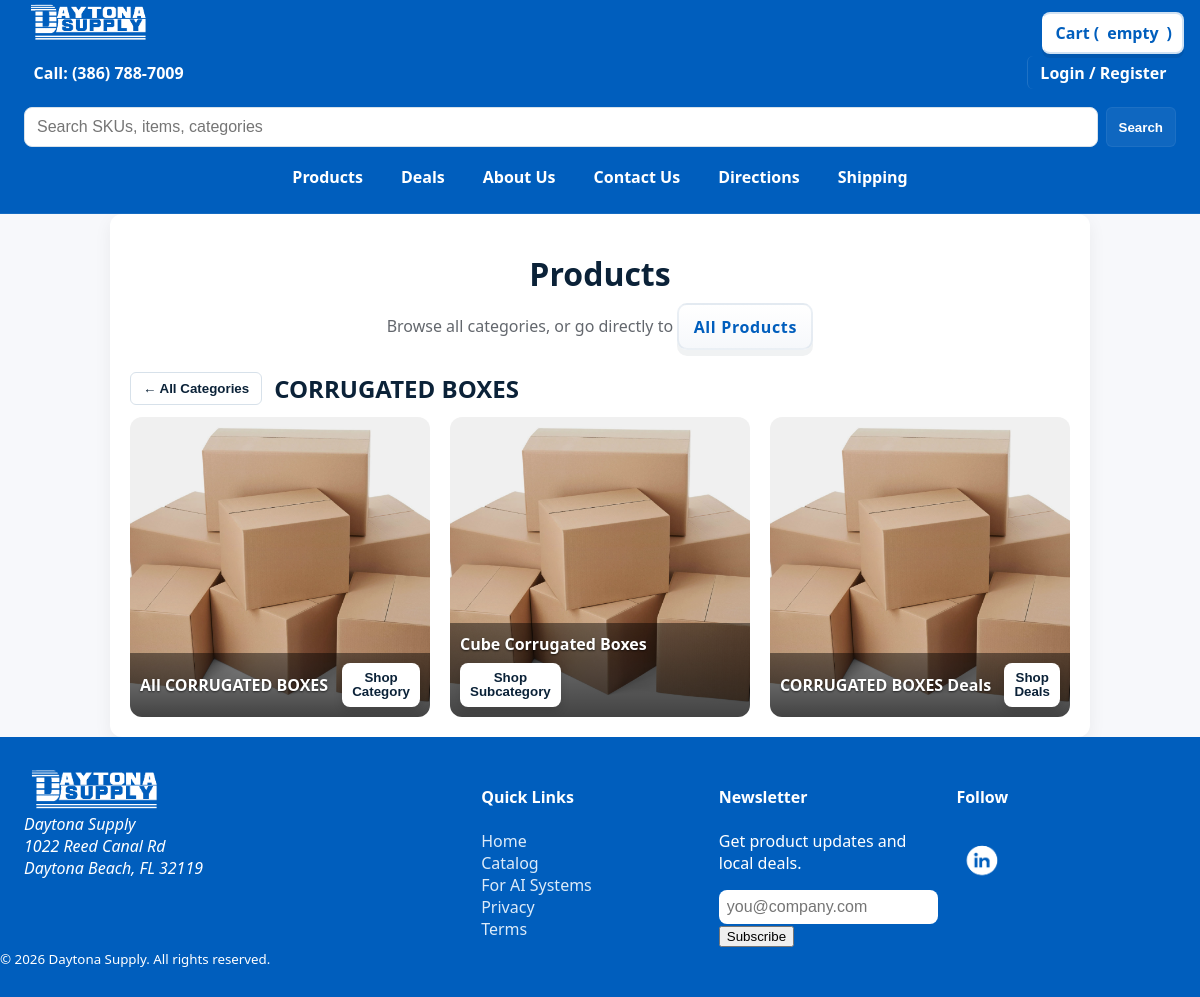
Screenshot of /products.php?cat=corrugated with the database file from the repository.
### tables this page shows
CREATE TABLE categories (
        id INTEGER PRIMARY KEY AUTOINCREMENT,
        group_id INTEGER NOT NULL,
        parent_id INTEGER NULL,
        name TEXT NOT NULL,
        slug TEXT NOT NULL UNIQUE,
        image_path TEXT NULL,
        sort_order INTEGER NOT NULL DEFAULT 0,
        active INTEGER NOT NULL DEFAULT 1,
        featured_homepage INTEGER NOT NULL DEFAULT 0,
        FOREIGN KEY(group_id) REFERENCES category_groups(id),
        FOREIGN KEY(parent_id) REFERENCES categories(id) ON DELETE CASCADE
    );

### includes/categories.php (called while the page is built, shortened)
<?php
require_once __DIR__ . '/db.php';
require_once __DIR__ . '/product_images.php';
function resolveUploadedProductImage(string $sku): ?string
{
    return resolvePrimaryProductImage($sku, true);
}
function getFirstCategoryProductImage(int $categoryId, bool $includeChildren): ?string
{
    $sql = 'SELECT DISTINCT a.product_sku
              FROM category_product_assignments a
              JOIN categories c ON c.id = a.category_id
             WHERE c.id = :category_id';
    if ($includeChildren) $sql .= ' OR c.parent_id = :parent_id';
    $sql .= ' ORDER BY a.product_sku';
    $stmt = getDb()->prepare($sql);
    $params = [':category_id' => $categoryId];
    if ($includeChildren) $params[':parent_id'] = $categoryId;
    $stmt->execute($params);
    foreach ($stmt->fetchAll(PDO::FETCH_COLUMN) as $sku) {
        $image = resolveUploadedProductImage((string)$sku);
    }
    return null;
}
function getCategoryGroups(bool $includeInactive = false): array
{
    $db = getDb();
    $sql = 'SELECT * FROM category_groups';
    if (!$includeInactive) $sql .= ' WHERE active = 1';
    $sql .= ' ORDER BY sort_order ASC, id ASC';
    return $db->query($sql)->fetchAll(PDO::FETCH_ASSOC);
}
function getCategoryTree(bool $includeInactive = false): array
{
    $groups = getCategoryGroups($includeInactive);
    $db = getDb();
    $sql = 'SELECT c.*,
                   (SELECT COUNT(*) FROM category_product_assignments a WHERE a.category_id = c.id) AS direct_product_count
              FROM categories c';
    if (!$includeInactive) $sql .= ' WHERE c.active = 1';
    $sql .= ' ORDER BY c.group_id ASC, c.parent_id ASC, c.sort_order ASC, c.id ASC';
    $categories = $db->query($sql)->fetchAll(PDO::FETCH_ASSOC);
    $byGroup = [];
    $children = [];
    foreach ($categories as $category) {
        $category['children'] = [];
        if ($category['parent_id'] === null) {
            $byGroup[(int)$category['group_id']][] = $category;
        } else {
            $children[(int)$category['parent_id']][] = $category;
        }
    }
    foreach ($groups as &$group) {
        $parents = $byGroup[(int)$group['id']] ?? [];
        foreach ($parents as &$parent) {
            $parent['children'] = $children[(int)$parent['id']] ?? [];
            $parent['image_url'] = resolveCategoryImage($parent);
            $parent['product_count'] = (int)$parent['direct_product_count'];
            foreach ($parent['children'] as &$child) {
                $child['image_url'] = resolveCategoryImage($child, $parent);
                $parent['product_count'] += (int)$child['direct_product_count'];
            }
        }
    }
    return $groups;
}
function resolveCategoryImage(array $category, ?array $parent = null): string
{
    foreach ([$category['image_path'] ?? ''] as $path) {
        $path = ltrim((string)$path, '/');
        if ($path !== '' && is_file(__DIR__ . '/../' . $path)) return '/' . $path;
    }
    $productImage = getFirstCategoryProductImage((int)($category['id'] ?? 0), empty($category['parent_id']));
    if ($parent !== null) {
        $parentPath = $parent['image_path'] ?? '';
        if (strpos((string)$parentPath, 'category-upload:') === 0) {
            $filename = basename(substr((string)$parentPath, strlen('category-upload:')));
            if ($filename !== '' && is_file(getCategoryImageStorageDirectory() . DIRECTORY_SEPARATOR . $filename)) {
                return getCategoryImageBaseUrl() . '/' . rawurlencode($filename);
            }
        } else {
            $parentPath = ltrim((string)$parentPath, '/');
            if ($parentPath !== '' && is_file(__DIR__ . '/../' . $parentPath)) return '/' . $parentPath;
        }
    }
    return '/assets/images/DaytonaSupplyDSlogo.png';
}

### includes/db.php (called while the page is built, shortened)
<?php
function getDb(): PDO
{
    static $db = null;
    if ($db !== null) {
        return $db;
    }
    $dbFile = getenv('DB_PATH') ?: __DIR__ . '/../data/database.sqlite';
    $dsn = 'sqlite:' . $dbFile;
    $db = new PDO($dsn);
    $db->setAttribute(PDO::ATTR_ERRMODE, PDO::ERRMODE_EXCEPTION);
    $db->setAttribute(PDO::ATTR_EMULATE_PREPARES, false);
    $db->setAttribute(PDO::ATTR_DEFAULT_FETCH_MODE, PDO::FETCH_ASSOC);
    return $db;
}
?>

### includes/product_images.php (called while the page is built, shortened)
<?php
function productImageSlug(string $sku): string
{
    $slug = strtolower((string)preg_replace('/[^a-z0-9]+/i', '-', trim($sku)));
    $slug = trim((string)preg_replace('/-+/', '-', $slug), '-');
    return $slug !== '' ? $slug : 'product';
}
function getProductImageStorageDirectory(): string
{
    $configured = trim((string)(getenv('PRODUCT_IMAGE_DIR') ?: ''));
    return $configured !== '' ? rtrim($configured, '\\/') : __DIR__ . '/../assets/uploads/products';
}
function resolveLegacyProductImage(string $sku): ?string
{
    $path = findLegacyProductImagePath($sku);
    return $path !== null ? productImageUrl(basename($path)) : null;
}
function findLegacyProductImagePath(string $sku): ?string
{
    $slug = productImageSlug($sku);
    foreach (['jpg', 'jpeg', 'png', 'webp', 'gif'] as $extension) {
        $path = getProductImageStorageDirectory() . '/' . $slug . '.' . $extension;
    }
    return null;
}
function getProductImages(string $sku, ?PDO $db = null): array
{
    $sku = trim($sku);
    $db = $db ?? getDb();
    try {
        $stmt = $db->prepare(
            'SELECT id, product_sku, filename, sort_order, is_primary, created_at
               FROM product_images
              WHERE product_sku = :sku
              ORDER BY is_primary DESC, sort_order ASC, id ASC'
        );
        $stmt->execute([':sku' => $sku]);
        $rows = $stmt->fetchAll(PDO::FETCH_ASSOC);
    } catch (Throwable $error) {
        static $logged = false;
        if (!$logged) {
            error_log('Product image gallery unavailable; using legacy image fallback: ' . $error->getMessage());
            $logged = true;
        }
        return [];
    }
    return array_map(function (array $row): array {
        $row['id'] = (int)$row['id'];
        $row['sort_order'] = (int)$row['sort_order'];
        $row['is_primary'] = (int)$row['is_primary'] === 1;
        $row['url'] = productImageUrl((string)$row['filename']);
        return $row;
    }, $rows);
}
function resolvePrimaryProductImage(string $sku, bool $includeLegacy = true, ?PDO $db = null): ?string
{
    $images = getProductImages($sku, $db);
    return $includeLegacy ? resolveLegacyProductImage($sku) : null;
}

### products.php (the view, shortened to what this page needs)
<?php
require_once __DIR__ . '/includes/categories.php';
$categoryGroups = getCategoryTree(false);
require_once __DIR__ . '/includes/header.php';
?>
<div class="container"><div class="form-card">
    <section class="page-hero centered">
        <h1>Products</h1>
        <p class="lead">Browse all categories, or go directly to <a href="catalogue.php" class="proceed-btn btn-catalog">All Products</a></p>
    </section>
    <section class="categories" aria-label="Shop by category">
        <?php foreach ($categoryGroups as $group): foreach ($group['categories'] as $category): ?>
            <?php
                $categoryImage = resolveCategoryImage($category);
            ?>
            <div class="subcategory-panel" id="subcats-<?= htmlspecialchars($category['slug']) ?>" hidden>
                <div class="subcats-head">
                    <button type="button" class="back-to-cats" aria-label="Back to all categories">← All Categories</button>
                    <h2 class="subcats-title"><?= htmlspecialchars($category['name']) ?></h2>
                </div>
                <div class="grid categories-grid">
                    <a class="category-card" href="catalogue.php?cat=<?= urlencode($category['slug']) ?>">
                        <img src="<?= htmlspecialchars($categoryImage) ?>" alt="All <?= htmlspecialchars($category['name']) ?>" loading="lazy">
                        <div class="cat-body"><h3>All <?= htmlspecialchars($category['name']) ?></h3><button class="shop-btn">Shop<br>Category</button></div>
                    </a>
                    <?php foreach ($category['children'] as $subcategory): ?>
                        <a class="category-card" href="catalogue.php?cat=<?= urlencode($category['slug']) ?>&amp;sub=<?= urlencode($subcategory['slug']) ?>">
                            <img src="<?= htmlspecialchars(resolveCategoryImage($subcategory, $category)) ?>" alt="<?= htmlspecialchars($subcategory['name']) ?>" loading="lazy">
                            <div class="cat-body"><h3><?= htmlspecialchars($subcategory['name']) ?></h3><button class="shop-btn">Shop<br>Subcategory</button></div>
                        </a>
                    <?php endforeach; ?>
                    <a class="category-card" href="catalogue.php?cat=<?= urlencode($category['slug']) ?>&amp;onsale=1">
                        <img src="<?= htmlspecialchars($categoryImage) ?>" alt="<?= htmlspecialchars($category['name']) ?> Deals" loading="lazy">
                        <div class="cat-body"><h3><?= htmlspecialchars($category['name']) ?> Deals</h3><button class="shop-btn">Shop<br>Deals</button></div>
                    </a>
                </div>
            </div>
        <?php endforeach; endforeach; ?>
    </section>
</div></div>
<?php include __DIR__ . '/includes/footer.php'; ?>

### products.php (style rules this page uses)
.categories-grid { grid-template-columns:repeat(3,1fr); gap:20px; }
.subcats-head { display:flex; align-items:center; gap:12px; margin:4px 0 12px; }
.subcats-title { margin:0; font-size:1.5rem; }
.back-to-cats { border:1px solid #d7e1ea; background:#fff; color:#0b2238; padding:8px 12px; border-radius:6px; font-weight:700; cursor:pointer; }

### rows the page displays
categories: name "CORRUGATED BOXES", image_path (picture)
categories: name "Cube Corrugated Boxes"

### other values shown
$displayCart "empty"
